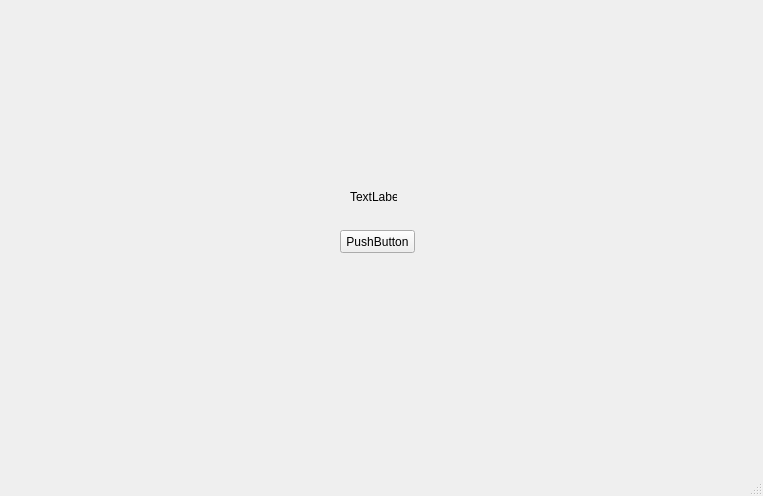
<?xml version="1.0" encoding="UTF-8"?>
<ui version="4.0">
 <class>MainWindow</class>
 <widget class="QMainWindow" name="MainWindow">
  <property name="geometry">
   <rect>
    <x>0</x>
    <y>0</y>
    <width>763</width>
    <height>496</height>
   </rect>
  </property>
  <property name="windowTitle">
   <string>MainWindow</string>
  </property>
  <widget class="QWidget" name="centralwidget">
   <widget class="QPushButton" name="pushButton">
    <property name="geometry">
     <rect>
      <x>340</x>
      <y>230</y>
      <width>75</width>
      <height>23</height>
     </rect>
    </property>
    <property name="text">
     <string>PushButton</string>
    </property>
   </widget>
   <widget class="QLabel" name="label">
    <property name="geometry">
     <rect>
      <x>350</x>
      <y>190</y>
      <width>47</width>
      <height>13</height>
     </rect>
    </property>
    <property name="text">
     <string>TextLabel</string>
    </property>
   </widget>
  </widget>
  <widget class="QMenuBar" name="menubar">
   <property name="geometry">
    <rect>
     <x>0</x>
     <y>0</y>
     <width>763</width>
     <height>21</height>
    </rect>
   </property>
  </widget>
  <widget class="QStatusBar" name="statusbar"/>
 </widget>
 <resources/>
 <connections>
  <connection>
   <sender>pushButton</sender>
   <signal>clicked()</signal>
   <receiver>label</receiver>
   <slot>clear()</slot>
   <hints>
    <hint type="sourcelabel">
     <x>377</x>
     <y>264</y>
    </hint>
    <hint type="destinationlabel">
     <x>378</x>
     <y>216</y>
    </hint>
   </hints>
  </connection>
 </connections>
</ui>
